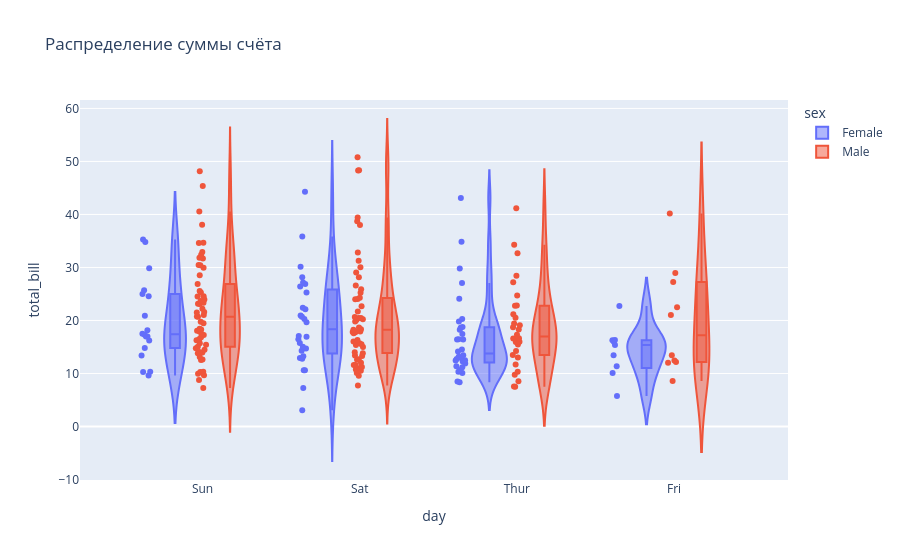

Source (notebook cell):
### Markdown cell above
## 12.1. Интерактивный violin plot

### Code cell
fig = px.violin(
    tips,
    x="day",
    y="total_bill",
    color="sex",
    box=True,
    points="all",
    title="Распределение суммы счёта"
)

fig.show()

### Figure 1 — Plotly figure (JSON) as saved in the notebook; plotly's stock layout.template omitted (floating-point values rounded to 4 significant figures; data arrays with more than 128 entries replaced by an {"elided": "..."} marker saying what was removed)
{"data": [{"alignmentgroup": "True", "box": {"visible": true}, "hovertemplate": "sex=Female<br>day=%{x}<br>total_bill=%{y}<extra></extra>", "legendgroup": "Female", "marker": {"color": "#636efa"}, "name": "Female", "offsetgroup": "Female", "orientation": "v", "points": "all", "scalegroup": "True", "showlegend": true, "type": "violin", "x": ["Sun", "Sun", "Sun", "Sun", "Sun", "Sun", "Sat", "Sat", "Sat", "Sat", "Sat", "Sat", "Sun", "Sun", "Sat", "Sat", "Sat", "Sat", "Sat", "Sat", "Sat", "Thur", "Thur", "Fri", "Fri", "Fri", "Fri", "Fri", "Sat", "Sat", "Sat", "Sat", "Sat", "Sun", "Sun", "Thur", "Thur", "Thur", "Thur", "Thur", "Thur", "Thur", "Thur", "Thur", "Thur", "Thur", "Thur", "Thur", "Thur", "Thur", "Thur", "Thur", "Thur", "Thur", "Thur", "Thur", "Thur", "Sun", "Sun", "Sun", "Sun", "Sun", "Sat", "Sat", "Sun", "Sun", "Sun", "Thur", "Thur", "Thur", "Thur", "Thur", "Thur", "Thur", "Sat", "Sat", "Sat", "Sat", "Sat", "Fri", "Fri", "Fri", "Fri", "Sat", "Sat", "Sat", "Thur"], "x0": " ", "xaxis": "x", "y": [16.99, 24.59, 35.26, 14.83, 10.33, 16.97, 20.29, 15.77, 19.65, 15.06, 20.69, 16.93, 10.29, 34.81, 26.41, 16.45, 3.07, 17.07, 26.86, 25.28, 14.73, 10.07, 34.83, 5.75, 16.32, 22.75, 11.35, 15.38, 44.3, 22.42, 20.92, 14.31, 7.25, 25.71, 17.31, 10.65, 12.43, 24.08, 13.42, 12.48, 29.8, 14.52, 11.38, 20.27, 11.17, 12.26, 18.26, 8.51, 10.33, 14.15, 13.16, 17.47, 27.05, 16.43, 8.35, 18.64, 11.87, 29.85, 25.0, 13.39, 16.21, 17.51, 10.59, 10.63, 9.6, 20.9, 18.15, 19.81, 43.11, 13.0, 12.74, 13.0, 16.4, 16.47, 12.76, 13.27, 28.17, 12.9, 30.14, 13.42, 15.98, 16.27, 10.09, 22.12, 35.83, 27.18, 18.78], "y0": " ", "yaxis": "y"}, {"alignmentgroup": "True", "box": {"visible": true}, "hovertemplate": "sex=Male<br>day=%{x}<br>total_bill=%{y}<extra></extra>", "legendgroup": "Male", "marker": {"color": "#EF553B"}, "name": "Male", "offsetgroup": "Male", "orientation": "v", "points": "all", "scalegroup": "True", "showlegend": true, "type": "violin", "x": {"elided": "157 str values"}, "x0": " ", "xaxis": "x", "y": {"elided": "157 float values"}, "y0": " ", "yaxis": "y"}], "layout": {"legend": {"title": {"text": "sex"}, "tracegroupgap": 0}, "title": {"text": "Распределение суммы счёта"}, "violinmode": "group", "xaxis": {"anchor": "y", "domain": [0, 1], "title": {"text": "day"}}, "yaxis": {"anchor": "x", "domain": [0, 1], "title": {"text": "total_bill"}}}}
